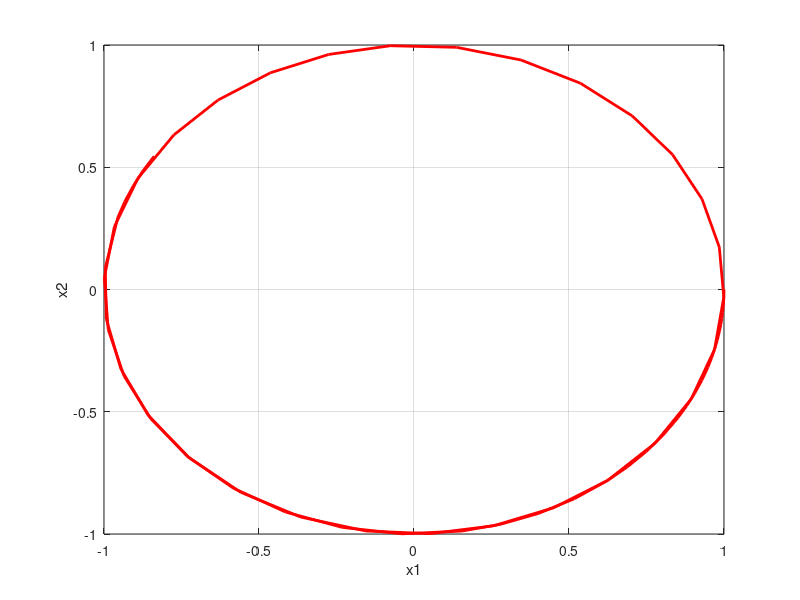

Write the MATLAB code that produced this figure.
% main function
function main
clear all;
close all;
% initilization
xk=[1;0];
time=[0 10];
% solve using ode45
[tt,xx]=ode45(@(t,x) autonomous(t,x),time,xk);
x1=xx(:,1);
x2=xx(:,2);
% plotting the responce
plot(x1,x2,'r','linewidth',2);
hold on;
xlabel('x1');ylabel('x2');
axis([-1 1 -1 1])
grid on;

% state equations: autonomous system
function dx=autonomous(t,x)
%initialization
dx=zeros(2,1);
% define elements of x dot vector
dx(1)=x(2);
dx(2)=-x(1);
